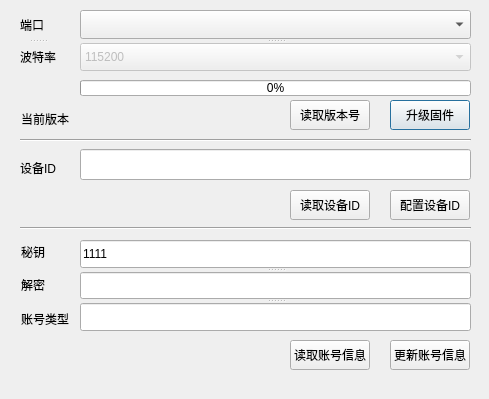
<?xml version="1.0" encoding="UTF-8"?>
<ui version="4.0">
 <class>Dialog</class>
 <widget class="QDialog" name="Dialog">
  <property name="geometry">
   <rect>
    <x>0</x>
    <y>0</y>
    <width>489</width>
    <height>399</height>
   </rect>
  </property>
  <property name="palette">
   <palette>
    <active>
     <colorrole role="WindowText">
      <brush brushstyle="SolidPattern">
       <color alpha="255">
        <red>0</red>
        <green>0</green>
        <blue>0</blue>
       </color>
      </brush>
     </colorrole>
    </active>
    <inactive>
     <colorrole role="WindowText">
      <brush brushstyle="SolidPattern">
       <color alpha="255">
        <red>0</red>
        <green>0</green>
        <blue>0</blue>
       </color>
      </brush>
     </colorrole>
    </inactive>
    <disabled>
     <colorrole role="WindowText">
      <brush brushstyle="SolidPattern">
       <color alpha="255">
        <red>120</red>
        <green>120</green>
        <blue>120</blue>
       </color>
      </brush>
     </colorrole>
    </disabled>
   </palette>
  </property>
  <property name="windowTitle">
   <string>无距升级工具</string>
  </property>
  <widget class="QLabel" name="label_7">
   <property name="geometry">
    <rect>
     <x>21</x>
     <y>111</y>
     <width>60</width>
     <height>16</height>
    </rect>
   </property>
   <property name="text">
    <string>当前版本</string>
   </property>
  </widget>
  <widget class="QPushButton" name="pushButton_uploadFirmware">
   <property name="geometry">
    <rect>
     <x>390</x>
     <y>100</y>
     <width>80</width>
     <height>30</height>
    </rect>
   </property>
   <property name="maximumSize">
    <size>
     <width>100</width>
     <height>50</height>
    </size>
   </property>
   <property name="text">
    <string>升级固件</string>
   </property>
  </widget>
  <widget class="QLabel" name="label_displayVersion">
   <property name="geometry">
    <rect>
     <x>80</x>
     <y>110</y>
     <width>61</width>
     <height>20</height>
    </rect>
   </property>
   <property name="text">
    <string/>
   </property>
  </widget>
  <widget class="QLabel" name="label_2">
   <property name="geometry">
    <rect>
     <x>21</x>
     <y>241</y>
     <width>24</width>
     <height>21</height>
    </rect>
   </property>
   <property name="text">
    <string>秘钥</string>
   </property>
  </widget>
  <widget class="QLabel" name="label_3">
   <property name="geometry">
    <rect>
     <x>21</x>
     <y>269</y>
     <width>24</width>
     <height>31</height>
    </rect>
   </property>
   <property name="text">
    <string>解密</string>
   </property>
  </widget>
  <widget class="QLabel" name="label_4">
   <property name="geometry">
    <rect>
     <x>21</x>
     <y>298</y>
     <width>48</width>
     <height>41</height>
    </rect>
   </property>
   <property name="text">
    <string>账号类型</string>
   </property>
  </widget>
  <widget class="Line" name="line">
   <property name="geometry">
    <rect>
     <x>20</x>
     <y>220</y>
     <width>451</width>
     <height>16</height>
    </rect>
   </property>
   <property name="orientation">
    <enum>Qt::Horizontal</enum>
   </property>
  </widget>
  <widget class="QLineEdit" name="lineEdit_deviceID">
   <property name="geometry">
    <rect>
     <x>80</x>
     <y>149</y>
     <width>391</width>
     <height>31</height>
    </rect>
   </property>
  </widget>
  <widget class="QLabel" name="label_5">
   <property name="geometry">
    <rect>
     <x>20</x>
     <y>160</y>
     <width>36</width>
     <height>16</height>
    </rect>
   </property>
   <property name="text">
    <string>设备ID</string>
   </property>
  </widget>
  <widget class="Line" name="line_2">
   <property name="geometry">
    <rect>
     <x>20</x>
     <y>130</y>
     <width>451</width>
     <height>21</height>
    </rect>
   </property>
   <property name="orientation">
    <enum>Qt::Horizontal</enum>
   </property>
  </widget>
  <widget class="QPushButton" name="pushButton_readDeviceID">
   <property name="geometry">
    <rect>
     <x>290</x>
     <y>190</y>
     <width>80</width>
     <height>30</height>
    </rect>
   </property>
   <property name="text">
    <string>读取设备ID</string>
   </property>
  </widget>
  <widget class="QPushButton" name="pushButton_configDeviceID">
   <property name="geometry">
    <rect>
     <x>390</x>
     <y>190</y>
     <width>80</width>
     <height>30</height>
    </rect>
   </property>
   <property name="text">
    <string>配置设备ID</string>
   </property>
  </widget>
  <widget class="QPushButton" name="pushButton_readAcount">
   <property name="geometry">
    <rect>
     <x>290</x>
     <y>340</y>
     <width>80</width>
     <height>30</height>
    </rect>
   </property>
   <property name="palette">
    <palette>
     <active>
      <colorrole role="WindowText">
       <brush brushstyle="SolidPattern">
        <color alpha="255">
         <red>0</red>
         <green>0</green>
         <blue>255</blue>
        </color>
       </brush>
      </colorrole>
     </active>
     <inactive>
      <colorrole role="WindowText">
       <brush brushstyle="SolidPattern">
        <color alpha="255">
         <red>0</red>
         <green>0</green>
         <blue>255</blue>
        </color>
       </brush>
      </colorrole>
     </inactive>
     <disabled>
      <colorrole role="WindowText">
       <brush brushstyle="SolidPattern">
        <color alpha="255">
         <red>120</red>
         <green>120</green>
         <blue>120</blue>
        </color>
       </brush>
      </colorrole>
     </disabled>
    </palette>
   </property>
   <property name="text">
    <string>读取账号信息</string>
   </property>
  </widget>
  <widget class="QPushButton" name="pushButton_configAcount">
   <property name="geometry">
    <rect>
     <x>390</x>
     <y>340</y>
     <width>80</width>
     <height>30</height>
    </rect>
   </property>
   <property name="text">
    <string>更新账号信息</string>
   </property>
  </widget>
  <widget class="QPushButton" name="pushButton_readVersion">
   <property name="geometry">
    <rect>
     <x>290</x>
     <y>100</y>
     <width>80</width>
     <height>30</height>
    </rect>
   </property>
   <property name="palette">
    <palette>
     <active>
      <colorrole role="Text">
       <brush brushstyle="SolidPattern">
        <color alpha="255">
         <red>0</red>
         <green>0</green>
         <blue>255</blue>
        </color>
       </brush>
      </colorrole>
     </active>
     <inactive>
      <colorrole role="Text">
       <brush brushstyle="SolidPattern">
        <color alpha="255">
         <red>0</red>
         <green>0</green>
         <blue>255</blue>
        </color>
       </brush>
      </colorrole>
     </inactive>
     <disabled>
      <colorrole role="Text">
       <brush brushstyle="SolidPattern">
        <color alpha="255">
         <red>120</red>
         <green>120</green>
         <blue>120</blue>
        </color>
       </brush>
      </colorrole>
     </disabled>
    </palette>
   </property>
   <property name="text">
    <string>读取版本号</string>
   </property>
  </widget>
  <widget class="QSplitter" name="splitter_2">
   <property name="geometry">
    <rect>
     <x>80</x>
     <y>240</y>
     <width>391</width>
     <height>91</height>
    </rect>
   </property>
   <property name="orientation">
    <enum>Qt::Vertical</enum>
   </property>
   <widget class="QLineEdit" name="lineEdit_acountKey">
    <property name="text">
     <string>1111</string>
    </property>
   </widget>
   <widget class="QLineEdit" name="lineEdit_acountSecret">
    <property name="font">
     <font>
      <family>Arial</family>
      <pointsize>8</pointsize>
     </font>
    </property>
    <property name="text">
     <string/>
    </property>
   </widget>
   <widget class="QLineEdit" name="lineEdit_acountType"/>
  </widget>
  <widget class="QSplitter" name="splitter_3">
   <property name="geometry">
    <rect>
     <x>80</x>
     <y>10</y>
     <width>391</width>
     <height>61</height>
    </rect>
   </property>
   <property name="orientation">
    <enum>Qt::Vertical</enum>
   </property>
   <widget class="QComboBox" name="comboBox_serialPort"/>
   <widget class="QComboBox" name="comboBox_serialBaud">
    <property name="enabled">
     <bool>false</bool>
    </property>
    <item>
     <property name="text">
      <string>115200</string>
     </property>
    </item>
   </widget>
  </widget>
  <widget class="QSplitter" name="splitter">
   <property name="geometry">
    <rect>
     <x>20</x>
     <y>10</y>
     <width>36</width>
     <height>61</height>
    </rect>
   </property>
   <property name="orientation">
    <enum>Qt::Vertical</enum>
   </property>
   <widget class="QLabel" name="label">
    <property name="text">
     <string>端口</string>
    </property>
   </widget>
   <widget class="QLabel" name="label_6">
    <property name="text">
     <string>波特率</string>
    </property>
   </widget>
  </widget>
  <widget class="QProgressBar" name="progressBar_upload">
   <property name="geometry">
    <rect>
     <x>80</x>
     <y>80</y>
     <width>391</width>
     <height>16</height>
    </rect>
   </property>
   <property name="value">
    <number>0</number>
   </property>
  </widget>
  <zorder>splitter_2</zorder>
  <zorder>splitter</zorder>
  <zorder>splitter_3</zorder>
  <zorder>label_7</zorder>
  <zorder>pushButton_uploadFirmware</zorder>
  <zorder>label_displayVersion</zorder>
  <zorder>line</zorder>
  <zorder>lineEdit_deviceID</zorder>
  <zorder>label_5</zorder>
  <zorder>line_2</zorder>
  <zorder>pushButton_readDeviceID</zorder>
  <zorder>pushButton_configDeviceID</zorder>
  <zorder>pushButton_readAcount</zorder>
  <zorder>pushButton_configAcount</zorder>
  <zorder>label_2</zorder>
  <zorder>label_3</zorder>
  <zorder>label_4</zorder>
  <zorder>pushButton_readVersion</zorder>
  <zorder>progressBar_upload</zorder>
 </widget>
 <layoutdefault spacing="6" margin="11"/>
 <resources/>
 <connections/>
</ui>
